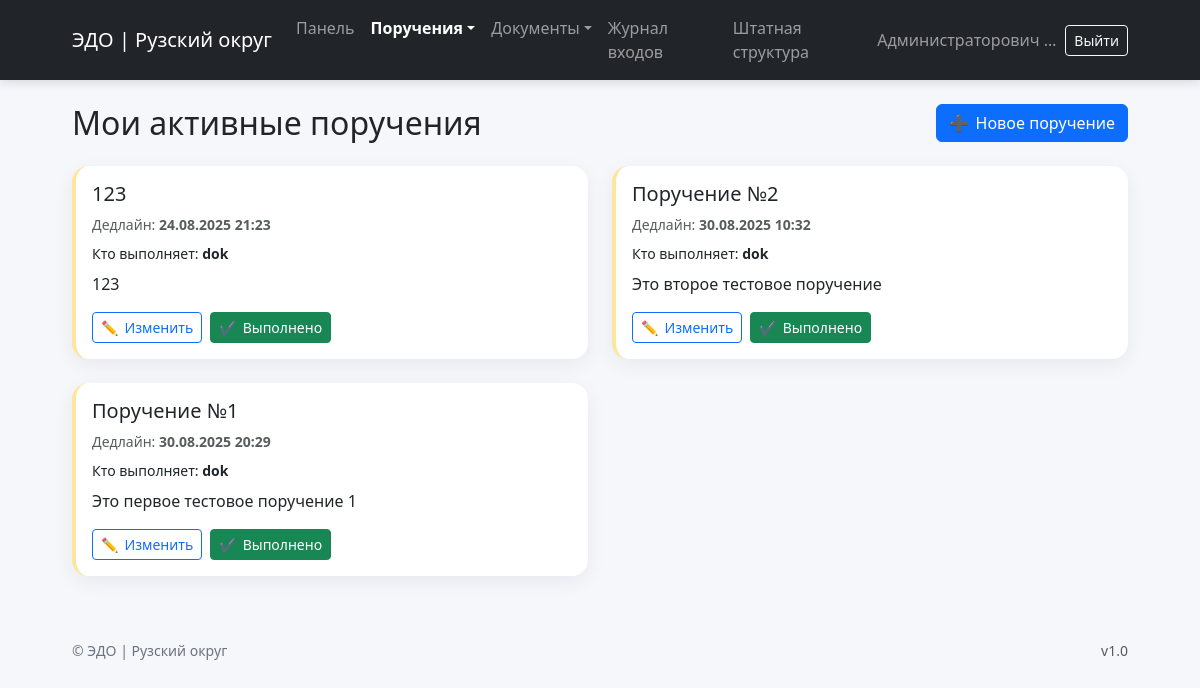
Page /tasks/ (signed in) on the earlier database version.
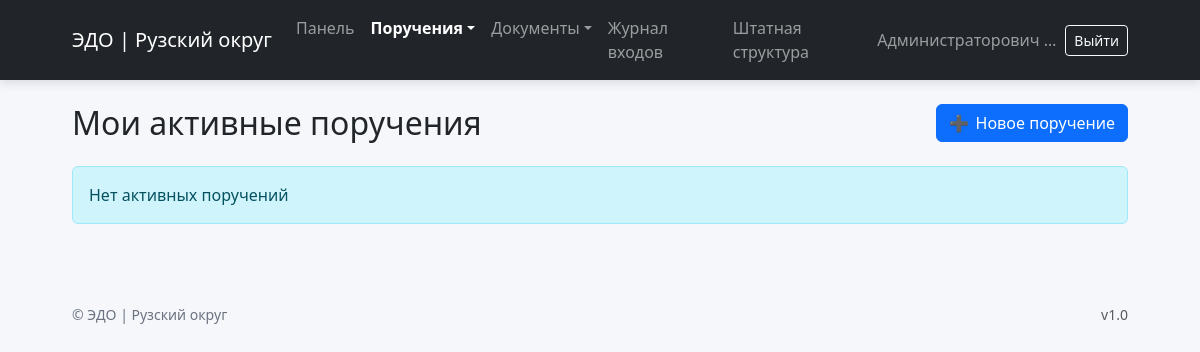
Same page on the later database version.
### users/models.py (models this page shows, shortened)
class Task(models.Model):
    title = models.CharField("Название поручения", max_length=255)
    description = models.TextField("Описание", blank=True)
    creator = models.ForeignKey(User, on_delete=models.CASCADE, related_name="created_tasks")
    executor = models.ForeignKey(User, on_delete=models.CASCADE, related_name="assigned_tasks")
    department = models.ForeignKey(Department, on_delete=models.CASCADE, blank=True, null=True)
    deadline = models.DateTimeField("Дедлайн")
    created_at = models.DateTimeField(auto_now_add=True)
    is_completed = models.BooleanField(default=False)

### users/views.py (the view)
# urls.py: path('tasks/', task_list, name='task_list'),
@login_required
def task_list(request):
    tasks = Task.objects.filter(executor=request.user, is_completed=False, deadline__gte=timezone.now()).order_by('deadline')
    return render(request, 'users/task_list.html', {'tasks': tasks})

### templates/users/task_list.html (shortened to what this page needs)
{% extends 'base.html' %}
{% block content %}
<div class="d-flex justify-content-between align-items-center mb-4">
  <h2 class="mb-0">Мои активные поручения</h2>
  {% if not request.user.groups.all.0.name == 'Сотрудник' %}
  <a href="{% url 'create_task' %}" class="btn btn-primary btn-icon">➕ <span>Новое поручение</span></a>
  {% endif %}
</div>
{% if tasks %}
  <div class="row row-cols-1 row-cols-md-2 g-4">
    {% for task in tasks %}
    <div class="col">
      <div class="card h-100 border-start border-4 border-warning-subtle">
        <div class="card-body d-flex flex-column">
          <h5 class="card-title">{{ task.title }}</h5>
          <div class="small text-muted mb-2">Дедлайн: <strong>{{ task.deadline|date:"d.m.Y H:i" }}</strong></div>
          <div class="small mb-2">Кто выполняет: <strong>{{ task.executor }}</strong></div>
          <p class="card-text flex-grow-1">{{ task.description }}</p>
          <div class="d-flex gap-2">
            {% if not request.user.groups.all.0.name == 'Сотрудник' %}
            <a href="{% url 'edit_task' task.id %}" class="btn btn-sm btn-outline-primary btn-icon">✏ <span>Изменить</span></a>
            <a href="{% url 'complete_task' task.id %}" class="btn btn-sm btn-success btn-icon" onclick="return confirm('Отметить как выполнено?')">✔ <span>Выполнено</span></a>
            {% endif %}
          </div>
        </div>
      </div>
    </div>
    {% endfor %}
  </div>
{% else %}
  <div class="alert alert-info">Нет активных поручений</div>
{% endif %}
{% endblock %}

Differences in the rows shown:
no longer on this page (row edited): Task: title "123", deadline "24.08.2025 21:23", executor "dok", description "123"
no longer on this page (row edited): Task: title "Поручение №2", deadline "30.08.2025 10:32", executor "dok", description "Это второе тестовое поручение"
no longer on this page (row edited): Task: title "Поручение №1", deadline "30.08.2025 20:29", executor "dok", description "Это первое тестовое поручение 1"
Other differences:
text now shown: "Нет активных поручений"
